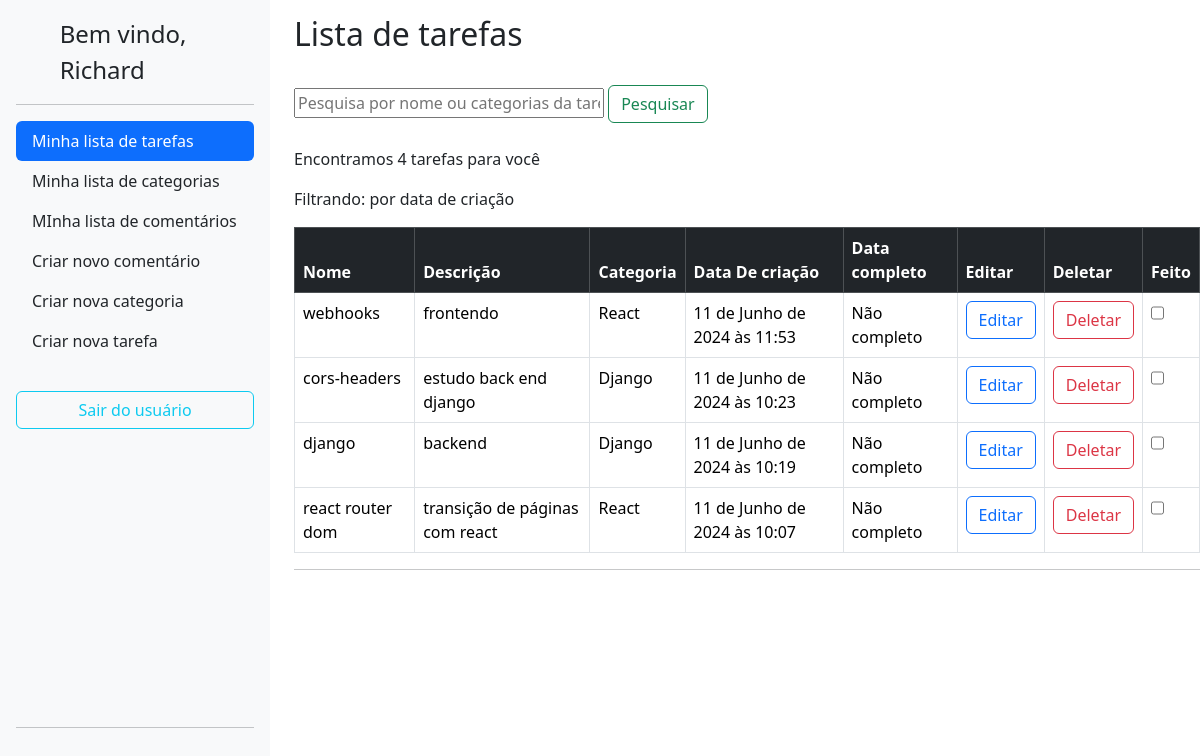
The app's page / (signed in) with its own data.
### lizetest/accounts/models.py (models this page shows, shortened)
class User(AbstractBaseUser, PermissionsMixin):
	username = models.CharField(
		_('username'),
		max_length=150,
		unique=True,
		help_text=('150 caracteres ou menos. Letras, números e @/./+/-/_ apenas.'),
		error_messages={
			'unique': _("A user with that username already exists."),
		},
		null=True,
		blank=True
	)
	name = models.CharField(_('name'), max_length=100, blank=True)
	email = models.EmailField(_('email address'), unique=True)
	is_staff = models.BooleanField(
		_('staff status'),
		default=False,
		help_text=_('Designates whether the user can log into this admin site.'),
	)
	is_active = models.BooleanField(
		_('active'),
		default=True,
		help_text=_(
			'Designates whether this user should be treated as active. '
			'Unselect this instead of deleting accounts.'
		),
	)
	filtro = models.CharField(max_length=50,default='created_at')
	objects = UserManager()
	EMAIL_FIELD = 'email'
	USERNAME_FIELD = 'username'
	REQUIRED_FIELDS = ['email']
	class Meta:
		verbose_name = 'usuário'
		verbose_name_plural = 'usuários'

### lizetest/todo/models.py (models this page shows, shortened)
class Task(BaseModel):
    title = models.CharField(max_length=255)
    description = models.TextField()
    category = models.ForeignKey(Category, on_delete=models.CASCADE)
    completion_date = models.DateTimeField(null=True, blank=True)
    completed = models.BooleanField(default=False)
    author = models.ForeignKey(User,on_delete=models.CASCADE,blank=True)

### lizetest/category/models.py (models this page shows)
class Category(BaseModel):
    name = models.CharField(max_length=255)
    author = models.ForeignKey(User,on_delete=models.CASCADE,blank=True)
    def __str__(self):
        return self.name

### lizetest/todo/views.py (the view, shortened to what this page needs)
# urls.py: path('', TaskListView.as_view(), name='task_list'),
class TaskListView(ListView, BaseViews):
    model = Task
    template_name = 'task_list.html'
    context_object_name = 'tasks'
    def get_queryset(self):
        queryset = Task.objects.filter(author=self.request.user)
        query = self.request.GET.get('query_task')
        if query:
            queryset = queryset.filter(
                Q(title__icontains=query) |
                Q(category__name__icontains=query)
            )
        return queryset
    def get_context_data(self, **kwargs):
        context = super().get_context_data(**kwargs)
        context['number_tasks'] = self.get_queryset().count()
        context['user'] = self.request.user.username
        filtro_select = {
            "title": "por título",
            "description":"por descrição",
            "category":"por categoria",
            "created_at":"por data de criação",
            "completion_date": "por task completa",
        }
        context['filtro'] = filtro_select[self.request.user.filtro]
        query = self.request.GET.get('query_task')
        if self.request.user.filtro == "created_at":
            context['teste'] = Task.objects.filter(
                author=self.request.user.id).all().order_by('-created_at')
            return context
        else:
            context['teste'] = Task.objects.filter(
                author=self.request.user.id).all().order_by(self.request.user.filtro)
            return context

### lizetest/core/models.py (called while the page is built)
    def dispatch(self, request, *args, **kwargs):
        if not request.user.is_authenticated:
            return redirect('accounts:login')
        return super().dispatch(request, *args, **kwargs)

### lizetest/todo/templates/task_list.html (shortened to what this page needs)
{% extends 'base.html' %}
  {% block content %}
  <div class="row">
    <div class="col-auto">
      {% include 'sidebar.html' %}
    </div>
    <div class="col">
      <h2 style="padding-top: 15px;">Lista de tarefas</h2><br>
      <form method="GET" action="{% url 'todo:task_list' %}">
        <input type="text" name="query_task" placeholder="Pesquisa por nome ou categorias da tarefa"
          style="width: 100%;max-width: 310px;">
        <button type="submit" class="btn btn-outline-success">Pesquisar</button>
      </form><br>
      <p>Encontramos {{number_tasks}} tarefas para você</p>
      <p>Filtrando: {{filtro}}</p>
      <table class="table table-bordered">
        <thead>
          <tr class="table-dark">
            <th onclick="alterfilter(this)" class="filter-header" data-field="title" scope="col" style="cursor: pointer;">Nome</th>
            <th scope="col" onclick="alterfilter(this)" class="filter-header" data-field="description" style="cursor: pointer;">Descrição</th>
            <th scope="col" onclick="alterfilter(this)" class="filter-header" data-field="category" style="cursor: pointer;">Categoria</th>
            <th scope="col" onclick="alterfilter(this)" class="filter-header" data-field="created_at" style="cursor: pointer;">Data De criação</th>
            <th scope="col" onclick="alterfilter(this)" class="filter-header" data-field="completion_date" style="cursor: pointer;">Data completo</th>
            <th scope="col">Editar</th>
            <th scope="col">Deletar</th>
            <th scope="col">Feito</th>
          </tr>
        </thead>
        <tbody>
          {% for task in teste %}
          <tr class="{% if task.completed %}table-success{% else %}{% endif %}">
            <td> {{task.title}}</td>
            <td>{{task.description}}</td>
            <td>{{task.category}}</td>
            <td>{{task.created_at}}</td>
            <td>{% if task.completion_date == None %}Não completo{% else %}{{task.completion_date}}{% endif %}</td>
            <td>
              <a href="{% url 'todo:task_edit' pk=task.pk %}">
                <button type="button" class="btn btn-outline-primary btn-delete">Editar</button>
              </a>
            </td>
            <td>
              <a>
                <button type="button" class="btn btn-outline-danger btn-delete" data-task-id="{{ task.pk }}" data-task-name="{{task.title}}" is-completed="{% if task.completed %}true{% else %}false{% endif %}"
                >Deletar</button>
              </a>
            </td>
            <td>
              <input data-task-id="{{ task.pk }}" class="form-check" type="checkbox" id="flexSwitchCheckChecked"  {% if task.completed %}checked{% endif %}>
            </td>
          </tr>
          {% endfor %}
        </tbody>
      </table>
      <hr>
    </div>
  </div>
{% endblock %}

### lizetest/core/templates/sidebar.html (shortened to what this page needs)
<div class="d-flex flex-column flex-shrink-0 p-3 bg-light" style="width:270px; height: 95vh;">
    <a href="/" class="d-flex align-items-center mb-3 mb-md-0 me-md-auto link-dark text-decoration-none">
        <svg class="bi me-2" width="40" height="32">
            <use xlink:href="#bootstrap" />
        </svg>
        <span class="fs-4">Bem vindo, {{user}}</span>
    </a>
    <hr>
    <ul class="nav nav-pills flex-column mb-auto">
        <li class="nav-item">
            <a href="{% url 'todo:task_list' %}"
                class="nav-link {% if request.resolver_match.url_name == 'task_list' %}active{% else %}link-dark{% endif %}"
                aria-current="page">
                Minha lista de tarefas
            </a>
        </li>
        <li>
            <a href="{% url 'category:category_list' %}"
                class="nav-link {% if request.resolver_match.url_name == 'category_list' %}active{% else %}link-dark{% endif %}">
                Minha lista de categorias
            </a>
        </li>
        <li>
            <a href="{% url 'comments:comments_list' %}"
                class="nav-link {% if request.resolver_match.url_name == 'comments_list' %}active{% else %}link-dark{% endif %}">
                MInha lista de comentários
            </a>
        </li>
        <li>
            <a href="{% url 'comments:comments_create' %}" class="nav-link link-dark">
                Criar novo comentário
            </a>
        </li>
        <li>
            <a href="{% url 'category:category_create' %}" class="nav-link link-dark">
                Criar nova categoria
            </a>
        </li>
        <li style="padding-bottom: 30px;">
            <a href="{% url 'todo:task_create' %}" class="nav-link link-dark">
                Criar nova tarefa
            </a>
        </li>
        <button type="button" class="btn btn-outline-info" id="btn-signout"> Sair do usuário  </button>
    </ul>
    <hr>
</div>

### records on screen
User: username "Richard"
Task: title "webhooks", description "frontendo", category "React", created_at "11 de Junho de 2024 às 11:53", shows "Não completo"
Task: title "cors-headers", description "estudo back end django", category "Django", created_at "11 de Junho de 2024 às 10:23", shows "Não completo"
Task: title "django", description "backend", category "Django", created_at "11 de Junho de 2024 às 10:19", shows "Não completo"
Task: title "react router dom", description "transição de páginas com react", category "React", created_at "11 de Junho de 2024 às 10:07", shows "Não completo"

### other values on screen
{{ number_tasks }} "4"
{{ filtro }} "por data de criação"
